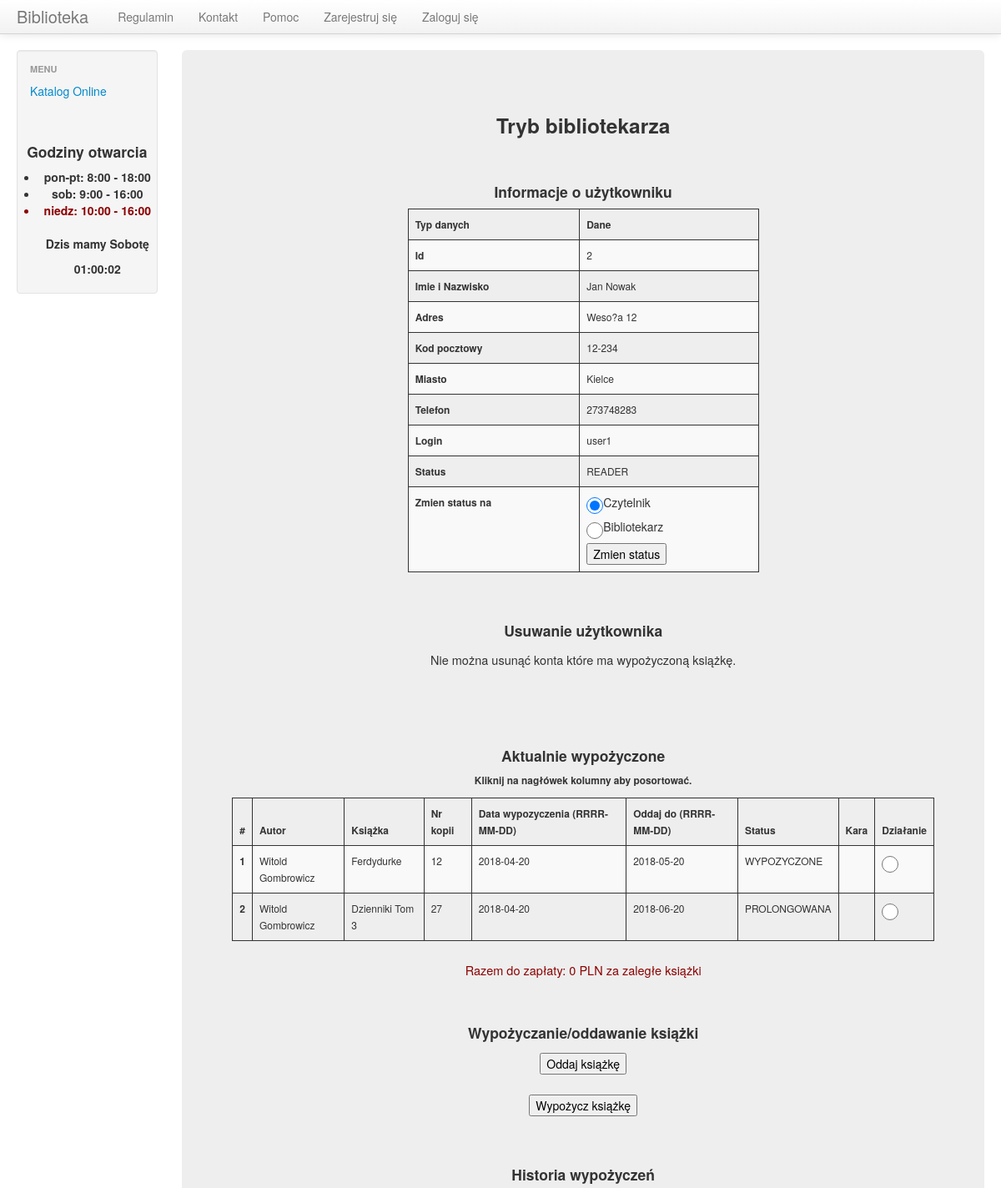
The app's page /lib_manage_users_menu_page_result.php?user_id=2 (upper part), older data.
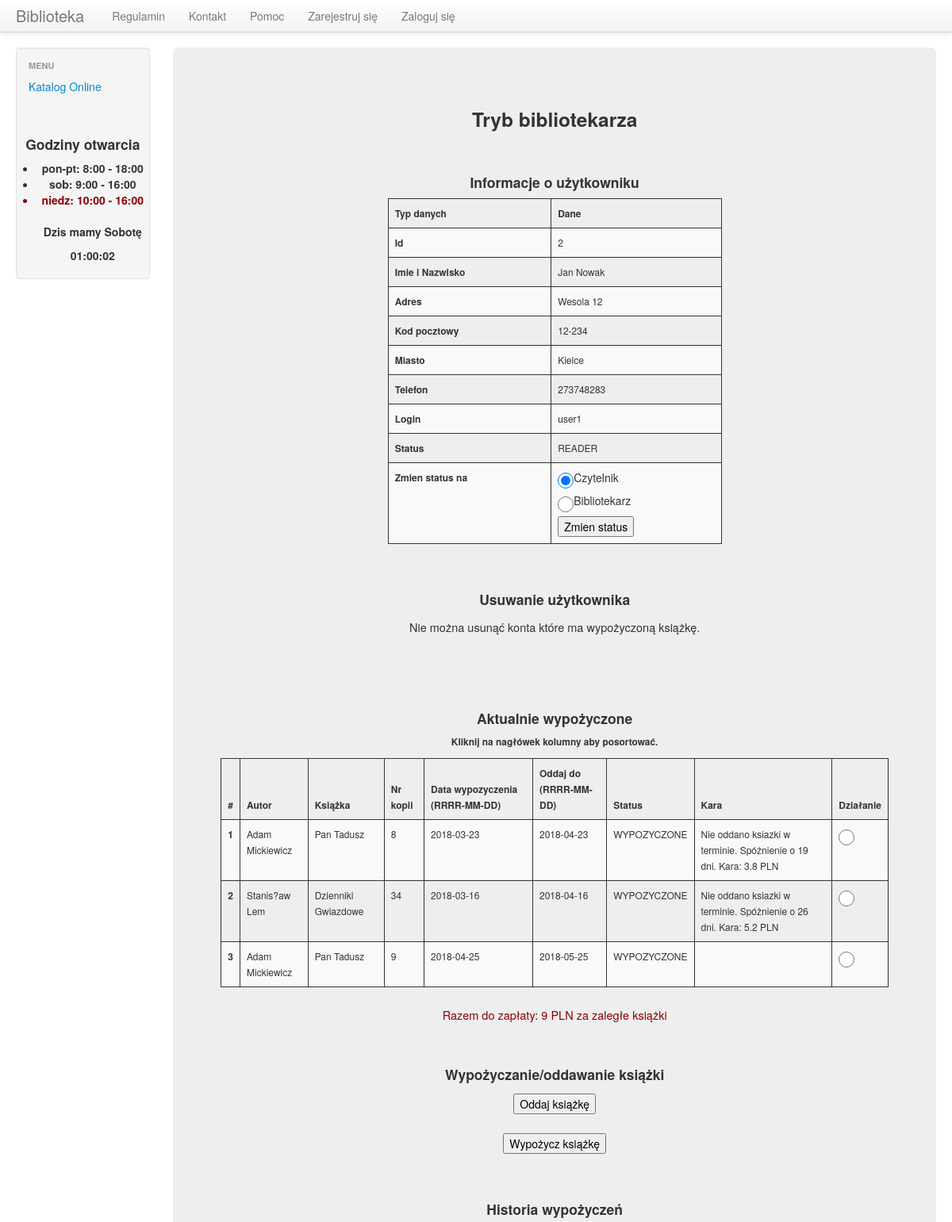
The same page, newer data.
### tables this page shows
CREATE TABLE `user` (
  `id` int(11) NOT NULL,
  `user` varchar(100) NOT NULL,
  `pass` varchar(500) NOT NULL,
  `view` varchar(100) NOT NULL,
  `name` varchar(100) NOT NULL,
  `surname` varchar(200) NOT NULL,
  `address` varchar(200) NOT NULL,
  `post_code` varchar(6) NOT NULL,
  `city` varchar(100) NOT NULL,
  `phone` varchar(29) NOT NULL
);

CREATE TABLE `borrowings` (
  `id` int(11) NOT NULL,
  `copy_id` int(11) NOT NULL,
  `user_id` int(11) NOT NULL,
  `borrow_date` date NOT NULL,
  `give_date` date NOT NULL,
  `book_id` int(11) NOT NULL
);

CREATE TABLE `book` (
  `id` int(11) NOT NULL,
  `isbn` varchar(50) NOT NULL,
  `title` varchar(400) NOT NULL,
  `author` varchar(400) NOT NULL,
  `pages` int(11) NOT NULL,
  `publish_year` date NOT NULL,
  `category` varchar(200) NOT NULL
);

CREATE TABLE `copy` (
  `id` int(11) NOT NULL,
  `book_id` int(11) NOT NULL,
  `status` varchar(100) NOT NULL
);

### lib_manage_users_menu_page_result.php (the view, shortened to what the changed rows need)
<?php
include("/templ_scripts/before_content_template.php");
$user_id = htmlspecialchars($_GET['user_id']);
$borrowins_query = "SELECT borrowings.id, borrowings.copy_id, borrowings.book_id, borrowings.user_id, book.author, book.title, borrowings.borrow_date, borrowings.give_date, copy.status
          FROM borrowings
          INNER JOIN copy ON borrowings.copy_id=copy.id
          INNER JOIN book ON borrowings.book_id=book.id
          WHERE borrowings.user_id=".$user_id."";
$query_history = "SELECT book.author, book.title, book.pages, book.category, borrowings_history.give_date FROM borrowings_history
                  INNER JOIN book ON borrowings_history.book_id=book.id
                  WHERE borrowings_history.user_id=".$user_id."";
$user_info_query = "SELECT name, surname, address, post_code, city, phone, id, user, view
          FROM user
          WHERE id = {$user_id}";
$user_info_result = mysql_query($user_info_query);
$cost_per_day = 0.2;
$to_pay=0.0;
echo '
        <div class="span10">
            <div class="hero-unit text-center">
                <h3>Tryb bibliotekarza</h3>
                <br>
                <h4>Informacje o użytkowniku</h4>
          <form action="lib_manage_users_menu_page_change_status.php" method="POST" onsubmit="return confirm_dialog()">
        <div class="user_info_table">
          <table class="table table-striped" >
            <thead>
            <tr>
                <th>Typ danych</th>
                <th>Dane</th>
            </tr>
            </thead>
';
            while($user_info_row = mysql_fetch_row($user_info_result))
            {
echo '
              <tr>
                <td><b>Id<b></td>
          			<td>'.$user_info_row[6].' </td>
          		</tr>
          		<tr>
                <td><b>Imie i Nazwisko<b></td>
          			<td>'.$user_info_row[0].' '.$user_info_row[1].' </td>
          		</tr>
          		<tr>
                <td><b>Adres<b></td>
          			<td>'.$user_info_row[2].' </td>
          		</tr>
          		<tr>
                <td><b>Kod pocztowy<b></td>
          			<td>'.$user_info_row[3].' </td>
          		</tr>
          		<tr>
                <td><b>Miasto<b></td>
          			<td>'.$user_info_row[4].' </td>
          		</tr>
          		<tr>
                <td><b>Telefon<b></td>
          			<td>'.$user_info_row[5].' </td>
          		</tr>
              <tr>
                <td><b>Login<b></td>
                <td>'.$user_info_row[7].' </td>
              </tr>
              <tr>
                <td><b>Status<b></td>
          			<td>'.$user_info_row[8].' </td>
          		</tr>
          		<tr>
                <td><b>Zmien status na<b></td>
';
            if ($user_info_row[6]=="1") {
              echo '<td>
                      Nie mozna zmienić statusu użytkownika o id=1
                    </td>';
            }
            else
            {
              echo'<td>
                    <label><input type="radio" name="user_status" value="READER" checked="">Czytelnik</label>
                    <label><input type="radio" name="user_status" value="LIBRARIAN">Bibliotekarz</label>
                    <input type="submit" value="Zmien status">
                  </td>';
            }
echo '
          		</tr>
              </tbody>
              </table>
            </div>
            </form>
';
            };
echo'
            <br>
            <h4>Usuwanie użytkownika</h4>
';
echo '
              <br>
              <br>
                <h4>Aktualnie wypożyczone</h4>
                <h6>Kliknij na nagłówek kolumny aby posortować.</h6>
                <form action="lib_manage_users_menu_page_give_copy.php" method="POST" onsubmit="return confirm_dialog()">
                    <table class="table table-striped sortable text-center">
                        <thead>
                        <tr>
                            <th scope="col">#</th>
                            <th scope="col">Autor</th>
                            <th scope="col">Książka</th>
                            <th scope="col">Nr kopii</th>
                            <th scope="col">Data wypozyczenia (RRRR-MM-DD)</th>
                            <th scope="col">Oddaj do (RRRR-MM-DD)</th>
                            <th scope="col">Status</th>
                            <th scope="col">Kara</th>
                            <th scope="col">Działanie</th>
                        </tr>
                        </thead>
                        <tbody>
';
                $row_nr=0;
                $result = mysql_query($borrowins_query);
                $borrowed_books_counter = mysql_num_rows($result);
                if(!$result) echo 'BLAD zapytania ksiazek z bazy!';
                  else
                  {
                        while($row = mysql_fetch_row($result))
                        {
                          $row_nr++;
                          echo '<tr>';
                          echo '<th scope="row">'.$row_nr.'</th>';
                          echo '<td>'.$row[4].'</td>';
                          echo '<td>'.$row[5].'</td>';
                          echo '<td>'.$row[1].'</td>';
                          echo '<td>'.$row[6].'</td>';
                          echo '<td>'.$row[7].'</td>';
                          echo '<td>'.$row[8].'</td>';
                          $today = strtotime(date('Y-m-d', strtotime('now')));
                          $give_date = strtotime(date('Y-m-d', strtotime($row[7])));
                          $secs = $give_date - $today;
                          $days = abs($secs / 86400);
                          if($give_date >= $today ){
                            echo '<td></td>';
                          }
                          else {
                            $to_pay += $days*$cost_per_day;
                            echo '<td>Nie oddano ksiazki w terminie. Spóżnienie o '.$days.' dni. Kara: '.$days*$cost_per_day.' PLN</td>';
                          }
                          echo '<td>
                                  <label><input type="radio" name="copy_id" value="'.$row[1].'" required=""></label>
                                </td>';
                        };
                  }
echo '
                      </tbody>
                    </table>
                    <p id="to_pay">Razem do zapłaty: '.$to_pay.' PLN za zaległe książki</p>
                    <br>
                    <h4>Wypożyczanie/oddawanie książki</h4>
';
                  if($borrowed_books_counter>0)
                  {
                    echo '<input type="submit" value="Oddaj książkę">';
                  }
echo '
                </form>
                <form action="lib_manage_users_menu_page_borrow_copy.php" method="POST">
                  <input type="submit" value="Wypożycz książkę">
                </form>
                    <br>
                    <h4>Historia wypożyczeń</h4>
                    <h6>Kliknij na nagłówek kolumny aby posortować.</h6>
                        <table class="table table-striped sortable text-center">
                            <thead>
                            <tr>
                                <th scope="col">#</th>
                                <th scope="col">Autor</th>
                                <th scope="col">Książka</th>
                                <th scope="col">Liczna stron</th>
                                <th scope="col">Kategoria</th>
                                <th scope="col">Data oddania (RRRR-MM-DD)</th>
                            </tr>
                            </thead>
                            <tbody>
    ';
                        $pages_counter = 0;
                        $result = mysql_query($query_history);
                        if(!$result) echo 'BLAD zapytania historii ksiazek z bazy!';
                          else
                          {
                                while($row = mysql_fetch_row($result))
                                {
                                  echo '<td>'.$row[2].'</td>'; $pages_counter+=$row[2];
                                };
                          }
    echo '
                            </tbody>
                        </table>
                        <p>Bazując na oddanych książkach przeczytałeś/ąś '.$pages_counter.' stron<p>
                </div>
            </div>
    ';
include("/templ_scripts/after_content_template.php");
?>

Row changes from the older to the newer data that the page shows:
removed borrowings: book.author "Witold Gombrowicz", book.title "Ferdydurke", copy "12", borrow_date "2018-04-20", give_date "2018-05-20", copy.status "WYPOZYCZONE"
removed borrowings: book.author "Witold Gombrowicz", book.title "Dzienniki Tom 3", copy "27", borrow_date "2018-04-20", give_date "2018-06-20", copy.status "PROLONGOWANA"
changed user "Jan": address "Weso?a 12" → "Wesola 12"
added borrowings: book.author "Adam Mickiewicz", book.title "Pan Tadusz", copy "8", borrow_date "2018-03-23", give_date "2018-04-23", copy.status "WYPOZYCZONE", give_date "19", $days*$cost_per_day "3.8"
added borrowings: book.author "Stanis?aw Lem", book.title "Dzienniki Gwiazdowe", copy "34", borrow_date "2018-03-16", give_date "2018-04-16", copy.status "WYPOZYCZONE", give_date "26", $days*$cost_per_day "5.2"
added borrowings: book.author "Adam Mickiewicz", book.title "Pan Tadusz", copy "9", borrow_date "2018-04-25", give_date "2018-05-25", copy.status "WYPOZYCZONE"
Text that changed along with them:
$to_pay: "0" → "9"
